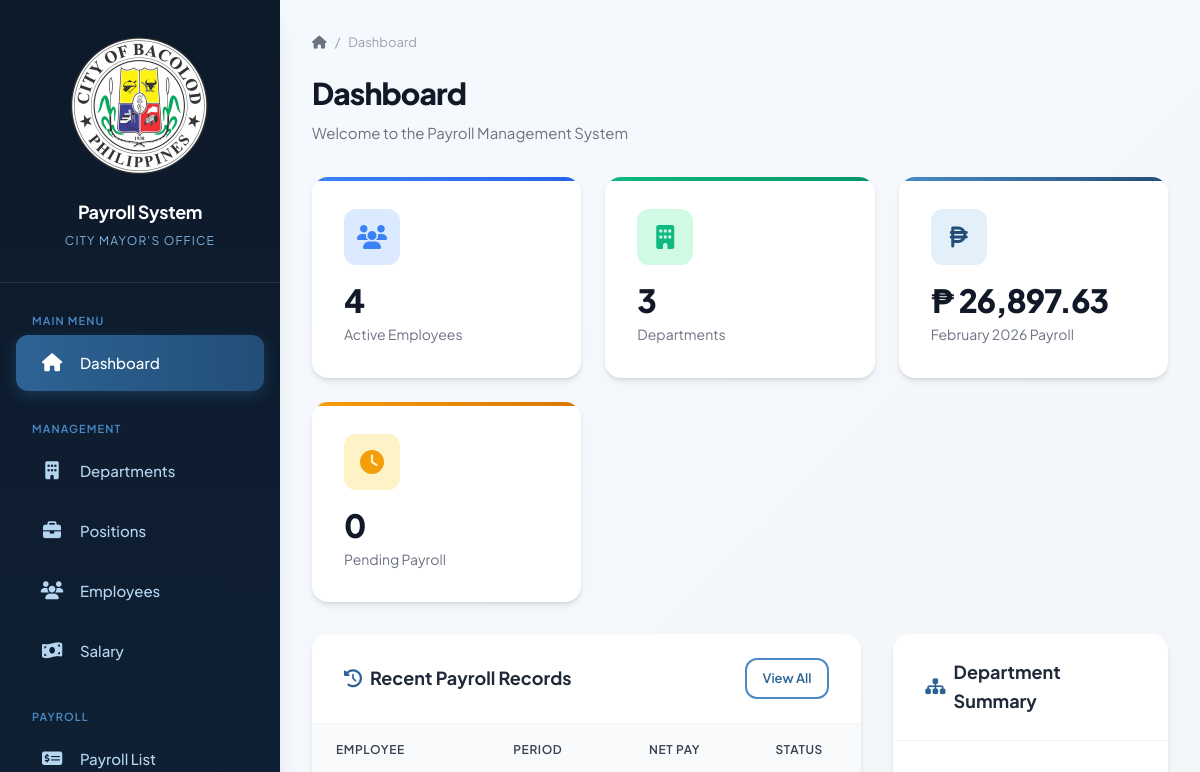
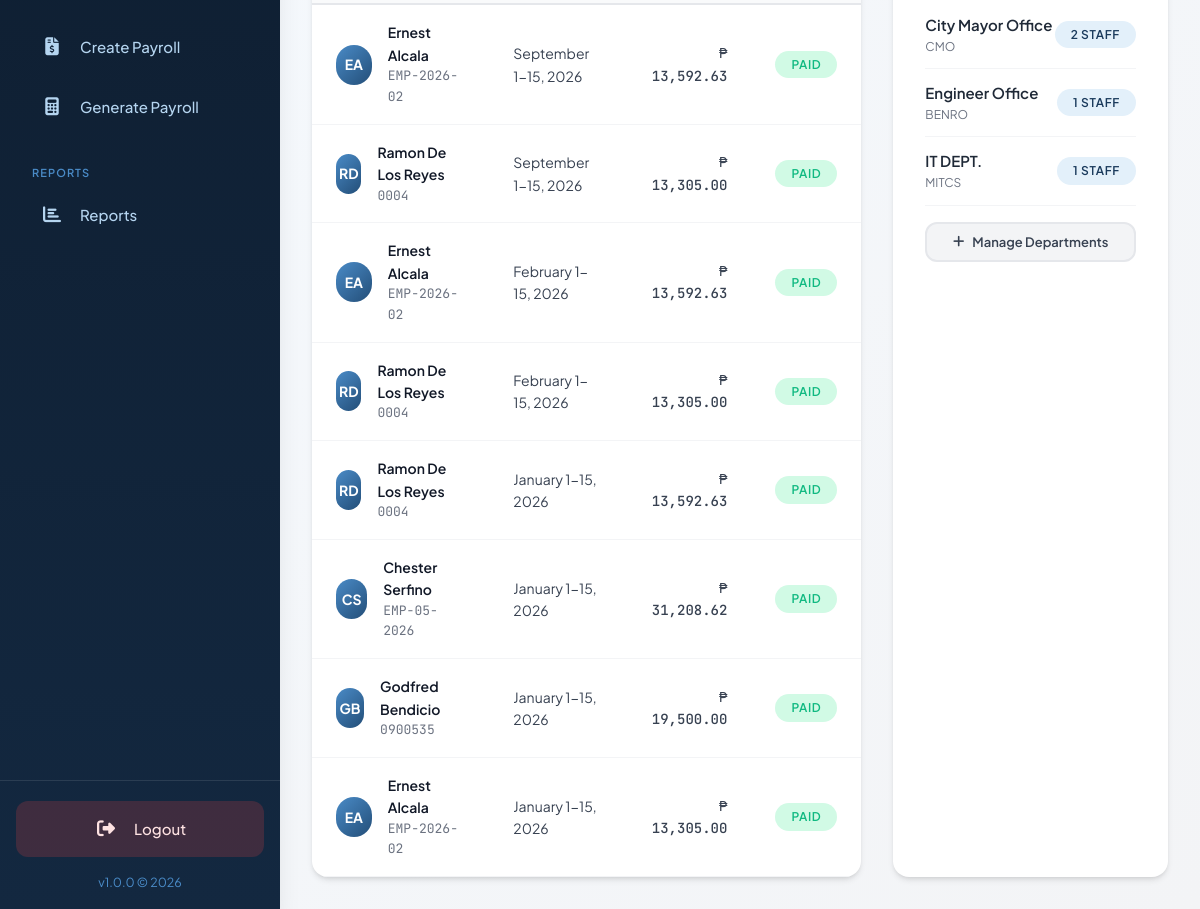
Page /payroll_final/index.php on the earlier database version (2 pictures, top to bottom).
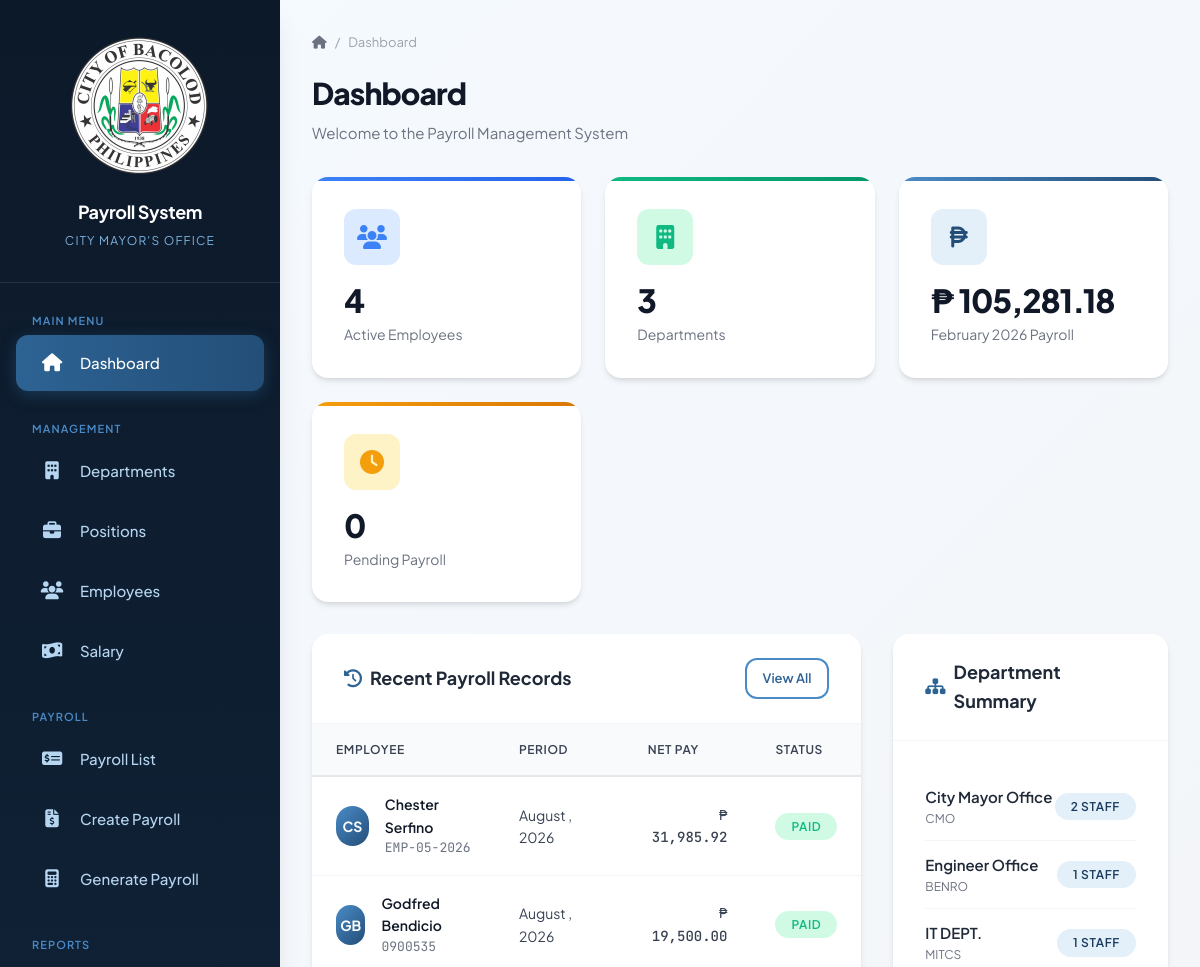
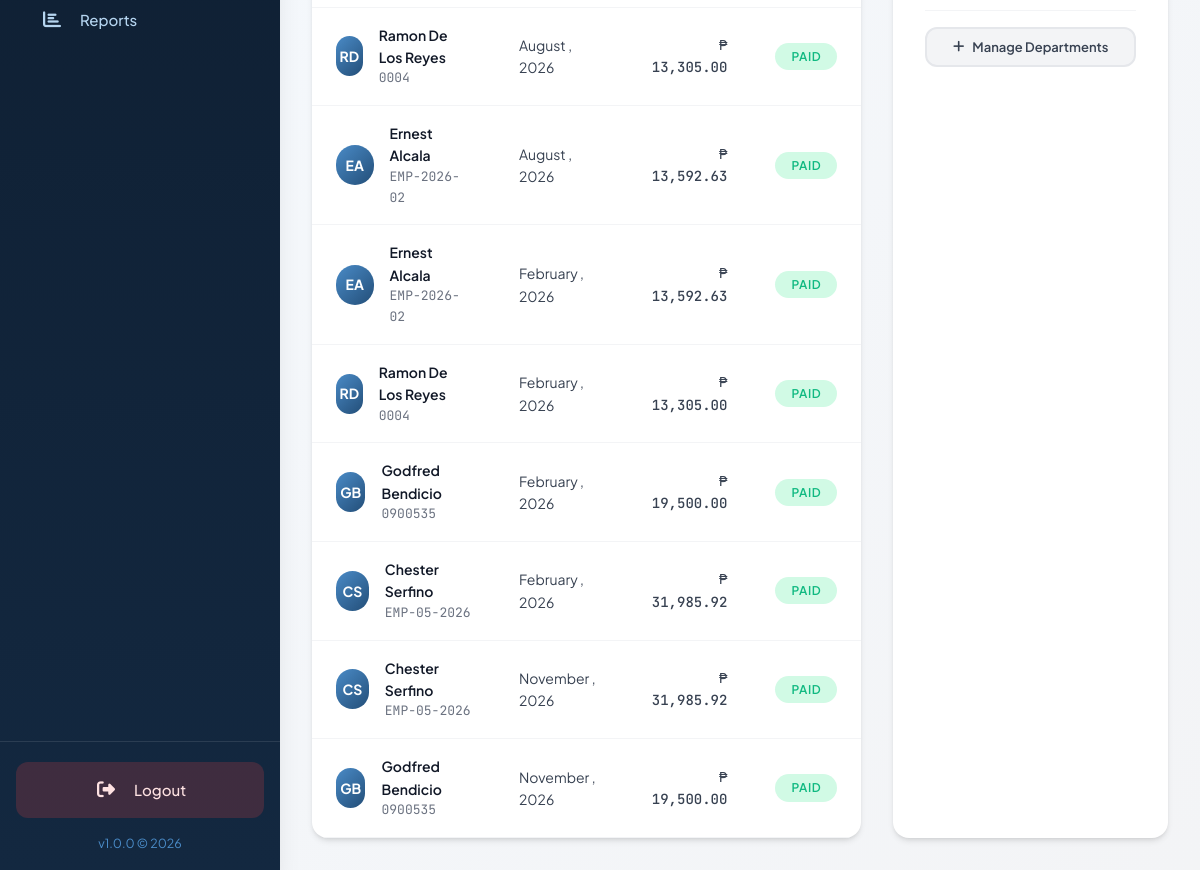
Same page on the later database version (2 pictures, top to bottom).
### tables this page shows
CREATE TABLE `payroll` (
  `id` int(11) NOT NULL,
  `employee_id` int(11) NOT NULL,
  `department_id` int(11) DEFAULT NULL,
  `salary_id` int(11) DEFAULT NULL,
  `payroll_period` varchar(50) NOT NULL,
  `payroll_month` varchar(20) NOT NULL,
  `payroll_year` int(11) NOT NULL,
  `period_type` enum('1-15','16-31') NOT NULL,
  `basic_salary` decimal(12,2) NOT NULL,
  `pera` decimal(12,2) DEFAULT 0.00,
  `gross_pay` decimal(12,2) NOT NULL,
  `wtax` decimal(12,2) DEFAULT 0.00,
  `philhealth` decimal(12,2) DEFAULT 0.00,
  `gsis` decimal(12,2) DEFAULT 0.00,
  `pagibig` decimal(12,2) DEFAULT 0.00,
  `provident` decimal(12,2) DEFAULT 0.00,
  `bcgeu` decimal(12,2) DEFAULT 0.00,
  `nocgem` decimal(12,2) DEFAULT 0.00,
  `bacgem` decimal(12,2) DEFAULT 0.00,
  `other_deductions` decimal(12,2) DEFAULT 0.00,
  `total_deductions` decimal(12,2) NOT NULL,
  `net_pay` decimal(12,2) NOT NULL,
  `status` enum('Draft','Approved','Paid') DEFAULT 'Draft',
  `created_at` timestamp NULL DEFAULT current_timestamp(),
  `updated_at` timestamp NULL DEFAULT current_timestamp() ON UPDATE current_timestamp()
);

CREATE TABLE `employees` (
  `id` int(11) NOT NULL,
  `employee_id` varchar(20) NOT NULL,
  `first_name` varchar(50) NOT NULL,
  `middle_name` varchar(50) DEFAULT NULL,
  `last_name` varchar(50) NOT NULL,
  `suffix` varchar(50) DEFAULT NULL,
  `sex` varchar(50) DEFAULT NULL,
  `date_of_birth` date DEFAULT NULL,
  `age` int(11) DEFAULT NULL,
  `email` varchar(100) DEFAULT NULL,
  `phone` varchar(20) DEFAULT NULL,
  `address` text DEFAULT NULL,
  `date_hired` date DEFAULT NULL,
  `department_id` int(11) DEFAULT NULL,
  `position_id` int(11) DEFAULT NULL,
  `employment_status` enum('Regular','Contractual','Job Order','Casual') DEFAULT 'Regular',
  `is_active` tinyint(1) DEFAULT 1,
  `created_at` timestamp NOT NULL DEFAULT current_timestamp(),
  `updated_at` timestamp NOT NULL DEFAULT current_timestamp() ON UPDATE current_timestamp()
);

### payroll_final/includes/config.php (called while the page is built, shortened)
<?php
function formatCurrency($amount) {
    return '₱ ' . number_format($amount, 2);
}
?>

### payroll_final/index.php (the view, shortened to what this page needs)
<?php
require_once 'includes/config.php';
$stats = [];
$result = $conn->query("SELECT COUNT(*) as count FROM employees WHERE is_active = 1");
$stats['employees'] = $result->fetch_assoc()['count'];
$result = $conn->query("SELECT COUNT(*) as count FROM departments");
$stats['departments'] = $result->fetch_assoc()['count'];
$currentMonth = date('F');
$currentYear = date('Y');
$result = $conn->query("SELECT COALESCE(SUM(net_pay), 0) as total FROM payroll WHERE payroll_month = '$currentMonth' AND payroll_year = $currentYear");
$stats['monthlyPayroll'] = $result->fetch_assoc()['total'];
$result = $conn->query("SELECT COUNT(*) as count FROM payroll WHERE status = 'Draft'");
$stats['pendingPayroll'] = $result->fetch_assoc()['count'];
$recentPayroll = $conn->query("
    SELECT p.*, e.first_name, e.last_name, e.employee_id as emp_id, d.department_name
    FROM payroll p
    LEFT JOIN employees e ON p.employee_id = e.id
    LEFT JOIN departments d ON e.department_id = d.id
    ORDER BY p.created_at DESC
    LIMIT 10
");
$deptSummary = $conn->query("
    SELECT d.department_name, d.department_code, COUNT(e.id) as employee_count
    FROM departments d
    LEFT JOIN employees e ON d.id = e.department_id AND e.is_active = 1
    GROUP BY d.id
    ORDER BY employee_count DESC
    LIMIT 5
");
require_once 'includes/header.php';
?>
<div class="page-header">
    <div class="breadcrumb">
        <a href="index.php"><i class="fas fa-home"></i></a>
        <span>/</span>
        <span>Dashboard</span>
    </div>
    <h1 class="page-title">Dashboard</h1>
    <p class="page-subtitle">Welcome to the Payroll Management System</p>
</div>
<div class="stats-grid">
    <div class="stat-card info">
        <div class="stat-icon">
            <i class="fas fa-users"></i>
        </div>
        <div class="stat-value"><?php echo number_format($stats['employees']); ?></div>
        <div class="stat-label">Active Employees</div>
    </div>
    <div class="stat-card success">
        <div class="stat-icon">
            <i class="fas fa-building"></i>
        </div>
        <div class="stat-value"><?php echo number_format($stats['departments']); ?></div>
        <div class="stat-label">Departments</div>
    </div>
    <div class="stat-card">
        <div class="stat-icon">
            <i class="fas fa-peso-sign"></i>
        </div>
        <div class="stat-value"><?php echo formatCurrency($stats['monthlyPayroll']); ?></div>
        <div class="stat-label"><?php echo $currentMonth; ?> <?php echo $currentYear; ?> Payroll</div>
    </div>
    <div class="stat-card warning">
        <div class="stat-icon">
            <i class="fas fa-clock"></i>
        </div>
        <div class="stat-value"><?php echo number_format($stats['pendingPayroll']); ?></div>
        <div class="stat-label">Pending Payroll</div>
    </div>
</div>
<div style="display: grid; grid-template-columns: 2fr 1fr; gap: var(--space-xl);">
    <div class="card">
        <div class="card-header">
            <h2 class="card-title">
                <i class="fas fa-history"></i>
                Recent Payroll Records
            </h2>
            <a href="payroll.php" class="btn btn-outline btn-sm">View All</a>
        </div>
        <div class="card-body" style="padding: 0;">
            <div class="table-container">
                <table class="data-table">
                    <thead>
                        <tr>
                            <th>Employee</th>
                            <th>Period</th>
                            <th>Net Pay</th>
                            <th>Status</th>
                        </tr>
                    </thead>
                    <tbody>
                        <?php if ($recentPayroll && $recentPayroll->num_rows > 0): ?>
                            <?php while($row = $recentPayroll->fetch_assoc()): ?>
                                <tr>
                                    <td>
                                        <div class="employee-info">
                                            <div class="employee-avatar">
                                                <?php echo strtoupper(substr($row['first_name'], 0, 1) . substr($row['last_name'], 0, 1)); ?>
                                            </div>
                                            <div>
                                                <div class="employee-name"><?php echo htmlspecialchars($row['first_name'] . ' ' . $row['last_name']); ?></div>
                                                <div class="employee-id"><?php echo htmlspecialchars($row['emp_id']); ?></div>
                                            </div>
                                        </div>
                                    </td>
                                    <td>
                                        <?php echo htmlspecialchars($row['payroll_month'] . ' ' . $row['period_type'] . ', ' . $row['payroll_year']); ?>
                                    </td>
                                    <td class="currency"><?php echo formatCurrency($row['net_pay']); ?></td>
                                    <td>
                                        <?php
                                        $statusClass = 'badge-warning';
                                        if ($row['status'] == 'Paid') $statusClass = 'badge-success';
                                        ?>
                                        <span class="badge <?php echo $statusClass; ?>"><?php echo $row['status']; ?></span>
                                    </td>
                                </tr>
                            <?php endwhile; ?>
                        <?php endif; ?>
                    </tbody>
                </table>
            </div>
        </div>
    </div>
    <div class="card">
        <div class="card-header">
            <h2 class="card-title">
                <i class="fas fa-sitemap"></i>
                Department Summary
            </h2>
        </div>
        <div class="card-body">
            <?php if ($deptSummary && $deptSummary->num_rows > 0): ?>
                <?php while($dept = $deptSummary->fetch_assoc()): ?>
                    <div style="display: flex; justify-content: space-between; align-items: center; padding: 0.75rem 0; border-bottom: 1px solid var(--gray-100);">
                        <div>
                            <div style="font-weight: 600; color: var(--gray-800);">
                                <?php echo htmlspecialchars($dept['department_name']); ?>
                            </div>
                            <div style="font-size: 0.75rem; color: var(--gray-500);">
                                <?php echo htmlspecialchars($dept['department_code']); ?>
                            </div>
                        </div>
                        <div class="badge badge-primary">
                            <?php echo $dept['employee_count']; ?> staff
                        </div>
                    </div>
                <?php endwhile; ?>
            <?php else: ?>
                <p class="text-muted text-center">No departments found</p>
            <?php endif; ?>
            <div style="margin-top: 1rem;">
                <a href="departments.php" class="btn btn-secondary btn-sm" style="width: 100%;">
                    <i class="fas fa-plus"></i> Manage Departments
                </a>
            </div>
        </div>
    </div>
</div>
<?php require_once 'includes/footer.php'; ?>

### payroll_final/includes/header.php (shortened to what this page needs)
<!DOCTYPE html>
<html lang="en">
<head>
    <link rel="stylesheet" href="https://cdnjs.cloudflare.com/ajax/libs/font-awesome/6.5.1/css/all.min.css">
   <link rel="stylesheet" href="css/style.css?v=2">
</head>
<body>
    <div class="app-container">
        <aside class="sidebar">
            <div class="sidebar-header">
                <div class="sidebar-logo">
                   <img src="assets/bcd.png" alt="Payroll System Logo" />
                </div>
                <h1 class="sidebar-title">Payroll System</h1>
                <p class="sidebar-subtitle">City Mayor's Office</p>
            </div>
            <nav class="sidebar-nav">
                <div class="nav-section">
                    <span class="nav-section-title">Main Menu</span>
                    <a href="index.php" class="nav-item">
                        <i class="fas fa-home"></i>
                        <span>Dashboard</span>
                    </a>
                </div>
                <div class="nav-section">
                    <span class="nav-section-title">Management</span>
                    <a href="departments.php" class="nav-item">
                        <i class="fas fa-building"></i>
                        <span>Departments</span>
                    </a>
                    <a href="positions.php" class="nav-item">
                        <i class="fas fa-briefcase"></i>
                        <span>Positions</span>
                    </a>
                    <a href="employees.php" class="nav-item">
                        <i class="fas fa-users"></i>
                        <span>Employees</span>
                    </a>
                    <a href="salary.php" class="nav-item">
                        <i class="fas fa-money-bill-wave"></i>
                        <span>Salary</span>
                    </a>
                </div>
                <div class="nav-section">
                    <span class="nav-section-title">Payroll</span>
                    <a href="payroll.php" class="nav-item">
                        <i class="fas fa-money-check-dollar"></i>
                        <span>Payroll List</span>
                    </a>
                    <a href="payroll_create.php" class="nav-item">
                        <i class="fas fa-file-invoice-dollar"></i>
                        <span>Create Payroll</span>
                    </a>
                    <a href="payroll_generate.php" class="nav-item">
                        <i class="fas fa-calculator"></i>
                        <span>Generate Payroll</span>
                    </a>
                </div>
                <div class="nav-section">
                    <span class="nav-section-title">Reports</span>
                    <a href="reports.php" class="nav-item">
                        <i class="fas fa-chart-bar"></i>
                        <span>Reports</span>
                    </a>
                </div>
            </nav>
            <div style="padding: 1rem; border-top: 1px solid rgba(255,255,255,0.1);">
    <a href="logout.php" class="nav-item" style="background: rgba(239, 68, 68, 0.2); color: #fee2e2; justify-content: center;">
        <i class="fas fa-sign-out-alt"></i>
        <span>Logout</span>
    </a>
    <div style="text-align: center; margin-top: 0.75rem;">
        <small style="color: var(--primary-400);">
            v1.0.0 &copy; <?php echo date('Y'); ?>
        </small>
    </div>
</div>
        </aside>
        <main class="main-content">

### payroll_final/includes/footer.php (shortened to what this page needs)
        </main>
    </div>
</body>
</html>

Differences in the rows shown:
removed payroll: employee.last_name "EA", employee.last_name "Ernest Alcala", employee.employee_id "EMP-2026-02", payroll_month+period_type+payroll_year "September 1-15, 2026", net_pay "₱ 13,592.63", status "PAID"
removed payroll: employee.last_name "RD", employee.last_name "Ramon De Los Reyes", employee.employee_id "0004", payroll_month+period_type+payroll_year "September 1-15, 2026", net_pay "₱ 13,305.00", status "PAID"
removed payroll: employee.last_name "EA", employee.last_name "Ernest Alcala", employee.employee_id "EMP-2026-02", payroll_month+period_type+payroll_year "February 1-15, 2026", net_pay "₱ 13,592.63", status "PAID"
removed payroll: employee.last_name "RD", employee.last_name "Ramon De Los Reyes", employee.employee_id "0004", payroll_month+period_type+payroll_year "February 1-15, 2026", net_pay "₱ 13,305.00", status "PAID"
removed payroll: employee.last_name "RD", employee.last_name "Ramon De Los Reyes", employee.employee_id "0004", payroll_month+period_type+payroll_year "January 1-15, 2026", net_pay "₱ 13,592.63", status "PAID"
removed payroll: employee.last_name "CS", employee.last_name "Chester Serfino", employee.employee_id "EMP-05-2026", payroll_month+period_type+payroll_year "January 1-15, 2026", net_pay "₱ 31,208.62", status "PAID"
removed payroll: employee.last_name "GB", employee.last_name "Godfred Bendicio", employee.employee_id "0900535", payroll_month+period_type+payroll_year "January 1-15, 2026", net_pay "₱ 19,500.00", status "PAID"
removed payroll: employee.last_name "EA", employee.last_name "Ernest Alcala", employee.employee_id "EMP-2026-02", payroll_month+period_type+payroll_year "January 1-15, 2026", net_pay "₱ 13,305.00", status "PAID"
added payroll: employee.last_name "CS", employee.last_name "Chester Serfino", employee.employee_id "EMP-05-2026", payroll_month+period_type+payroll_year "August , 2026", net_pay "₱ 31,985.92", status "PAID"
added payroll: employee.last_name "GB", employee.last_name "Godfred Bendicio", employee.employee_id "0900535", payroll_month+period_type+payroll_year "August , 2026", net_pay "₱ 19,500.00", status "PAID"
added payroll: employee.last_name "RD", employee.last_name "Ramon De Los Reyes", employee.employee_id "0004", payroll_month+period_type+payroll_year "August , 2026", net_pay "₱ 13,305.00", status "PAID"
added payroll: employee.last_name "EA", employee.last_name "Ernest Alcala", employee.employee_id "EMP-2026-02", payroll_month+period_type+payroll_year "August , 2026", net_pay "₱ 13,592.63", status "PAID"
added payroll: employee.last_name "EA", employee.last_name "Ernest Alcala", employee.employee_id "EMP-2026-02", payroll_month+period_type+payroll_year "February , 2026", net_pay "₱ 13,592.63", status "PAID"
added payroll: employee.last_name "RD", employee.last_name "Ramon De Los Reyes", employee.employee_id "0004", payroll_month+period_type+payroll_year "February , 2026", net_pay "₱ 13,305.00", status "PAID"
added payroll: employee.last_name "GB", employee.last_name "Godfred Bendicio", employee.employee_id "0900535", payroll_month+period_type+payroll_year "February , 2026", net_pay "₱ 19,500.00", status "PAID"
added payroll: employee.last_name "CS", employee.last_name "Chester Serfino", employee.employee_id "EMP-05-2026", payroll_month+period_type+payroll_year "February , 2026", net_pay "₱ 31,985.92", status "PAID"
added payroll: employee.last_name "CS", employee.last_name "Chester Serfino", employee.employee_id "EMP-05-2026", payroll_month+period_type+payroll_year "November , 2026", net_pay "₱ 31,985.92", status "PAID"
added payroll: employee.last_name "GB", employee.last_name "Godfred Bendicio", employee.employee_id "0900535", payroll_month+period_type+payroll_year "November , 2026", net_pay "₱ 19,500.00", status "PAID"
Other differences:
formatCurrency($stats['monthlyPayroll']): "₱ 26,897.63" → "₱ 105,281.18"
